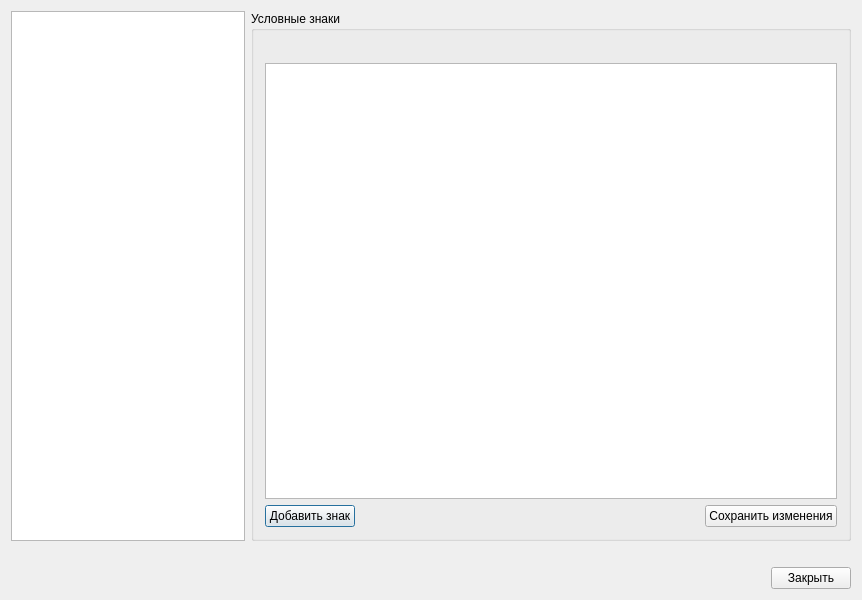
<ui version="4.0" >
 <class>signs_edit_form</class>
 <widget class="QDialog" name="signs_edit_form" >
  <property name="geometry" >
   <rect>
    <x>0</x>
    <y>0</y>
    <width>862</width>
    <height>600</height>
   </rect>
  </property>
  <property name="minimumSize" >
   <size>
    <width>800</width>
    <height>600</height>
   </size>
  </property>
  <property name="windowTitle" >
   <string>Редактирование знаков объектов поражения</string>
  </property>
  <layout class="QVBoxLayout" name="verticalLayout_5" >
   <item>
    <layout class="QVBoxLayout" name="verticalLayout_4" >
     <item>
      <layout class="QHBoxLayout" name="horizontalLayout_3" >
       <item>
        <layout class="QVBoxLayout" name="verticalLayout_3" >
         <item>
          <widget class="QTreeView" name="object_types_treeView" >
           <property name="minimumSize" >
            <size>
             <width>230</width>
             <height>0</height>
            </size>
           </property>
          </widget>
         </item>
        </layout>
       </item>
       <item>
        <widget class="QGroupBox" name="groupBox" >
         <property name="minimumSize" >
          <size>
           <width>600</width>
           <height>0</height>
          </size>
         </property>
         <property name="title" >
          <string>Условные знаки</string>
         </property>
         <layout class="QVBoxLayout" name="verticalLayout_2" >
          <item>
           <layout class="QVBoxLayout" name="verticalLayout" >
            <item>
             <widget class="QLabel" name="object_typename_label" >
              <property name="font" >
               <font>
                <family>MS Shell Dlg 2</family>
                <pointsize>10</pointsize>
                <weight>75</weight>
                <italic>false</italic>
                <bold>true</bold>
                <underline>false</underline>
                <strikeout>false</strikeout>
               </font>
              </property>
              <property name="alignment" >
               <set>Qt::AlignCenter</set>
              </property>
              <property name="wordWrap" >
               <bool>true</bool>
              </property>
             </widget>
            </item>
            <item>
             <widget class="QTableWidget" name="object_signs_table" >
              <property name="editTriggers" >
               <set>QAbstractItemView::DoubleClicked</set>
              </property>
             </widget>
            </item>
            <item>
             <layout class="QHBoxLayout" name="horizontalLayout" >
              <item>
               <widget class="QPushButton" name="add_sign_button" >
                <property name="text" >
                 <string>Добавить знак</string>
                </property>
               </widget>
              </item>
              <item>
               <spacer name="horizontalSpacer" >
                <property name="orientation" >
                 <enum>Qt::Horizontal</enum>
                </property>
                <property name="sizeHint" stdset="0" >
                 <size>
                  <width>40</width>
                  <height>20</height>
                 </size>
                </property>
               </spacer>
              </item>
              <item>
               <widget class="QPushButton" name="save_changes_button" >
                <property name="text" >
                 <string>Сохранить изменения</string>
                </property>
               </widget>
              </item>
             </layout>
            </item>
           </layout>
          </item>
         </layout>
        </widget>
       </item>
      </layout>
     </item>
     <item>
      <spacer name="verticalSpacer" >
       <property name="orientation" >
        <enum>Qt::Vertical</enum>
       </property>
       <property name="sizeType" >
        <enum>QSizePolicy::Fixed</enum>
       </property>
       <property name="sizeHint" stdset="0" >
        <size>
         <width>20</width>
         <height>20</height>
        </size>
       </property>
      </spacer>
     </item>
     <item>
      <layout class="QHBoxLayout" name="horizontalLayout_2" >
       <item>
        <spacer name="horizontalSpacer_2" >
         <property name="orientation" >
          <enum>Qt::Horizontal</enum>
         </property>
         <property name="sizeHint" stdset="0" >
          <size>
           <width>40</width>
           <height>20</height>
          </size>
         </property>
        </spacer>
       </item>
       <item>
        <widget class="QPushButton" name="close_button" >
         <property name="text" >
          <string>Закрыть</string>
         </property>
        </widget>
       </item>
      </layout>
     </item>
    </layout>
   </item>
  </layout>
 </widget>
 <layoutdefault spacing="6" margin="11" />
 <resources/>
 <connections/>
</ui>
